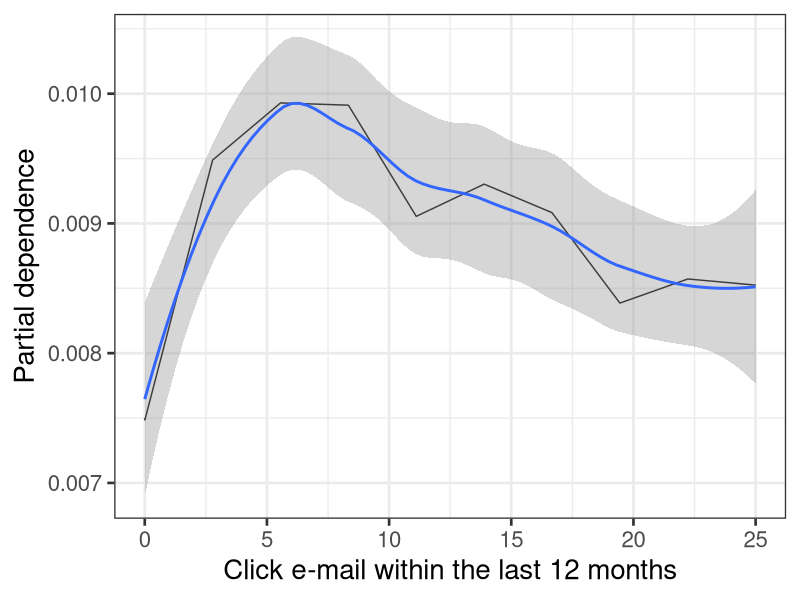
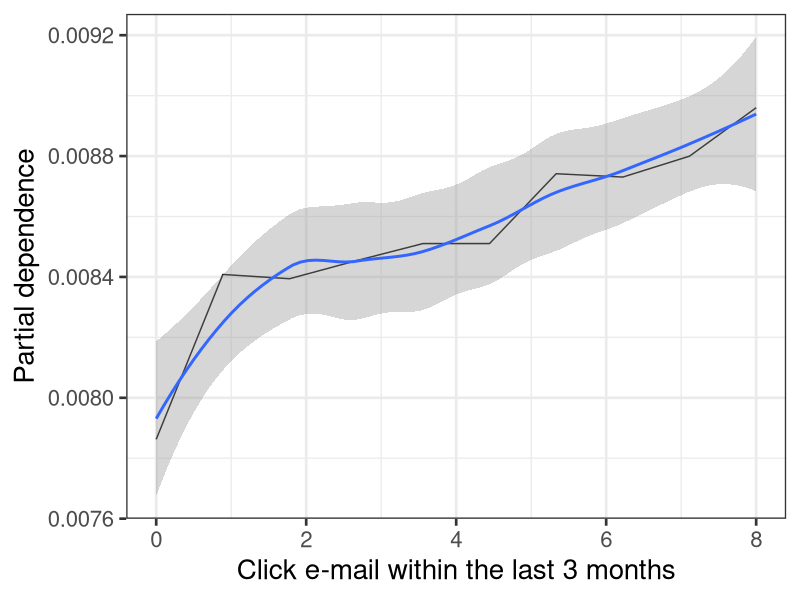
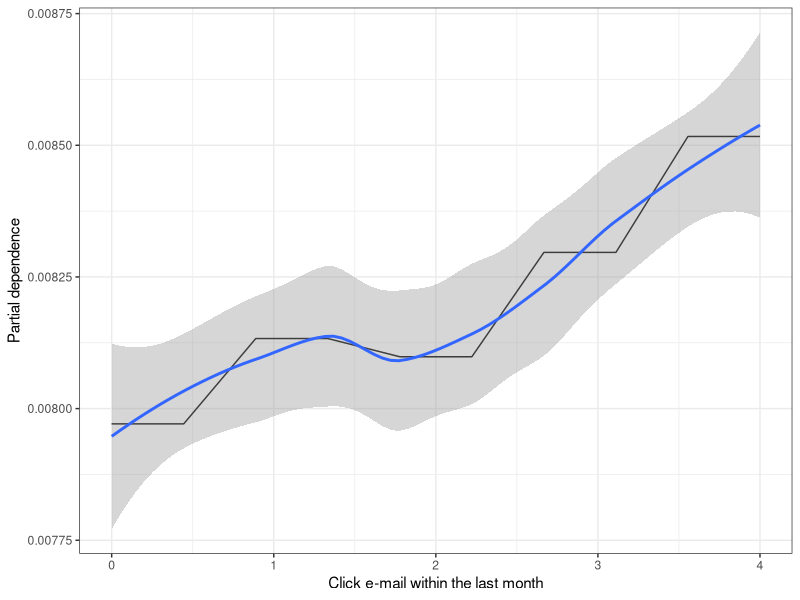

The R script that drew these images, in order:
library(ggplot2)

# all_activity_11
x <- c(0.0,
       2.7777777777777777,
       5.555555555555555,
       8.333333333333332,
       11.11111111111111,
       13.88888888888889,
       16.666666666666664,
       19.444444444444443,
       22.22222222222222,
       25.0)
y <- c(0.0074820026229466948,
       0.0094885253944641361,
       0.0099288281969914741,
       0.0099115305868921859,
       0.0090545126319729018,
       0.0093029692133990427,
       0.0090828178121353745,
       0.0083861958781367638,
       0.0085717520592018571,
       0.0085245767589310698)
ggplot(data.frame(x,y), aes(x , y)) + geom_line() + 
  labs(x="Click e-mail within the last 12 months", y="Partial dependence") +
  stat_smooth(method="loess") + theme_bw(base_size=20)

# ninetyd_activity_11
x <- c(0.0,
       0.8888888888888888,
       1.7777777777777777,
       2.6666666666666665,
       3.5555555555555554,
       4.444444444444445,
       5.333333333333333,
       6.222222222222221,
       7.111111111111111,
       8.0)
y <- c(0.0078625500451310372,
       0.0084082110182631311,
       0.0083940584281818956,
       0.0084538138085248904,
       0.0085104241688498342,
       0.0085104241688498342,
       0.0087415831401766869,
       0.0087305755701135041,
       0.0087997660105106571,
       0.0089601620314313304)
ggplot(data.frame(x,y), aes(x , y)) + geom_line() + 
  labs(x="Click e-mail within the last 3 months", y="Partial dependence") +
  stat_smooth(method="loess") + theme_bw(base_size=20)

# thirtyd_activity_11
x <- c(0.0,
       0.4444444444444444,
       0.8888888888888888,
       1.3333333333333333,
       1.7777777777777777,
       2.2222222222222223,
       2.6666666666666665,
       3.1111111111111107,
       3.5555555555555554,
       4.0)
y <- c(0.0079710532357538458,
       0.0079710532357538458,
       0.0081330217666835455,
       0.0081330217666835455,
       0.008098426546484969,
       0.008098426546484969,
       0.0082965628076222698,
       0.0082965628076222698,
       0.0085167142088859397,
       0.0085167142088859397)
ggplot(data.frame(x,y), aes(x , y)) + geom_line() + 
  labs(x="Click e-mail within the last month", y="Partial dependence") +
  stat_smooth(method="loess") + theme_bw()